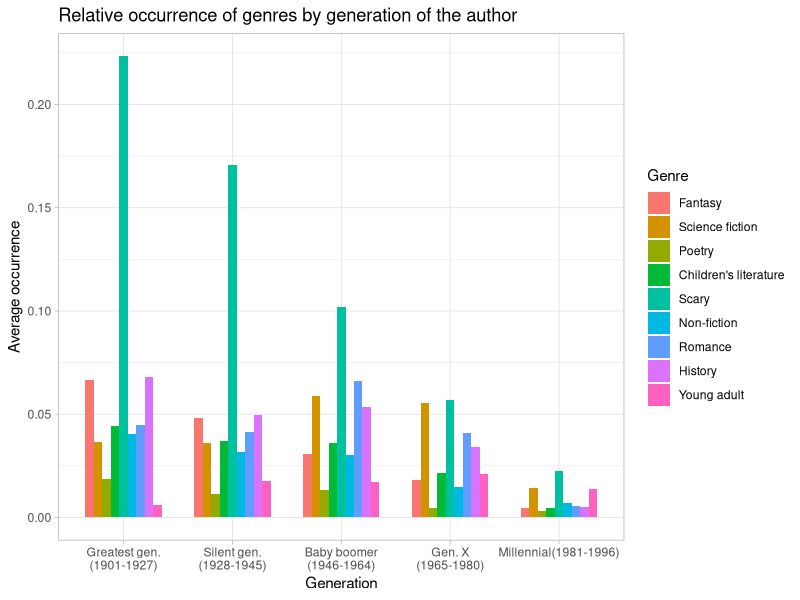
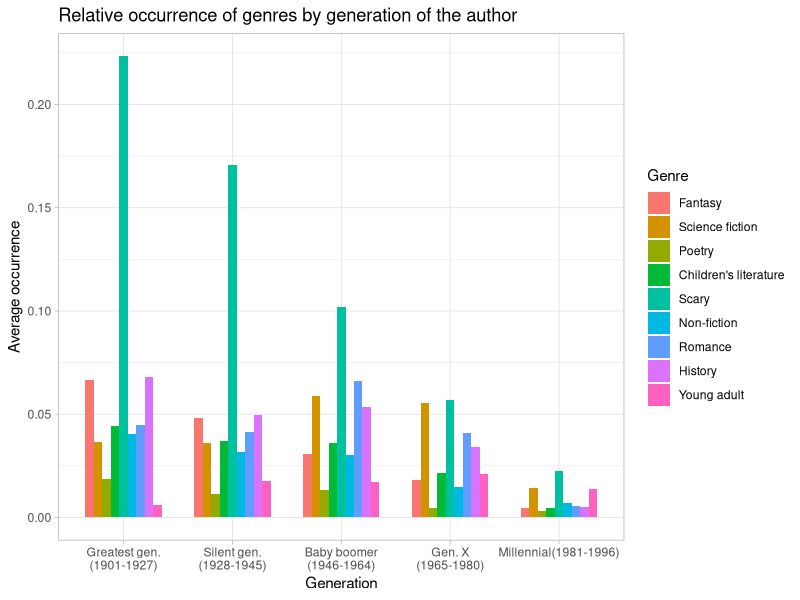

Recreate these plots in R, in order.
library(tidyverse)
library(dplyr)

#creating filtering for new column
category <- function(year) {
  if (year <= 1927){
    return("Greatest gen.")
  } else if (year <= 1945) {
    return("Silent gen.") 
  } else if(year <=1964) {
    return("Baby boomer")
  } else if(year <=1980){
    return("Gen. X")
  } else if(year <=1996){
    return("Millennial")
  } else {
    return("no info")
  }
}

# making generation column for relative data
global_relative_data <- read_csv("global_yearly_genres_relative.csv")       
# print(global_relative_data)

generation_data_relative <- global_relative_data |>
  mutate(generation = sapply(year, category))
# print(generation_data, n = 99)

pivoted_relative <- pivot_longer(generation_data_relative, c("fantasy", "science_fiction", "poetry", "childrens_literature", "scary", "non_fiction", "romance", "history", "young_adult"), names_to = "genre")|>
  filter(generation != "no info") |>
  group_by(generation, genre)|>
  summarize(mean_frequency = mean(value))
# print(pivoted_relative, n=35)

# making bar plot for relative data
ggplot(data = pivoted_relative) +
  aes(x = generation, y = mean_frequency, fill = genre)+
  labs(title = "Relative occurrence of genres by generation of the author",
      x = "Generation",
      y = "Average occurrence", 
      fill = "Genre") +
  scale_fill_discrete(labels = c("Fantasy", "Science fiction", "Poetry", "Children's literature", "Scary", "Non-fiction", "Romance", "History", "Young adult")) +
  scale_x_discrete(limits = c("Greatest gen.", "Silent gen.", "Baby boomer", "Gen. X", "Millennial"), labels = c("Greatest gen.\n(1901-1927)", "Silent gen.\n(1928-1945)", "Baby boomer\n(1946-1964)", "Gen. X\n(1965-1980)", "Millennial(1981-1996)"))+                  # changing order of bar groups
  theme_light() +
  geom_col(width = 0.7, position = "dodge")
ggsave("Average relative occurrence per generation.pdf", width = 10, height = 6)

# making generation column for absolute data
# global_absolute_data <- read_csv("global_yearly_genres_absolute.csv")
# # print(relative_data)

# generation_data_absolute <- global_absolute_data |>
#   mutate(generation = sapply(year, category))
# # print(generation_data, n = 99)

# pivoted_absolute <- pivot_longer(generation_data_absolute, c("fantasy", "science_fiction", "poetry", "childrens_literature", "scary", "non_fiction", "romance", "history", "young_adult"), names_to = "genre")|>
#   filter(generation != "no info") |>
#   group_by(generation, genre)|>
#   summarize(mean_frequency = mean(value))
# print(pivoted_absolute, n =35)

# making bar plot for absolute data
# ggplot(data = pivoted_absolute) +
#   aes(x = generation, y = mean_frequency, fill = genre)+
#   labs(title = "Mean absolute occurrence of genres by generation of the author",
#       x = "Generation", 
#       y = "Average absolute occurrence", 
#       fill = "Genre") +
#   scale_fill_discrete(labels = c("Fantasy", "Science fiction", "Poetry", "Children's literature", "Scary", "Non-fiction", "Romance", "History", "Young adult")) +
#   scale_x_discrete(limits = c("Greatest gen.", "Silent gen.", "Baby boomer", "Gen. X", "Millennial"), labels = c("Greatest gen.\n(1901-1927)", "Silent gen.\n(1928-1945)", "Baby boomer\n(1946-1964)", "Gen. X\n(1965-1980)", "Millennial(1981-1996)"))+
#   theme_light() +
#   geom_col(width = 0.7, position = "dodge")
# ggsave("Average absolute occurrence per generation.pdf", width = 10, height = 6)

